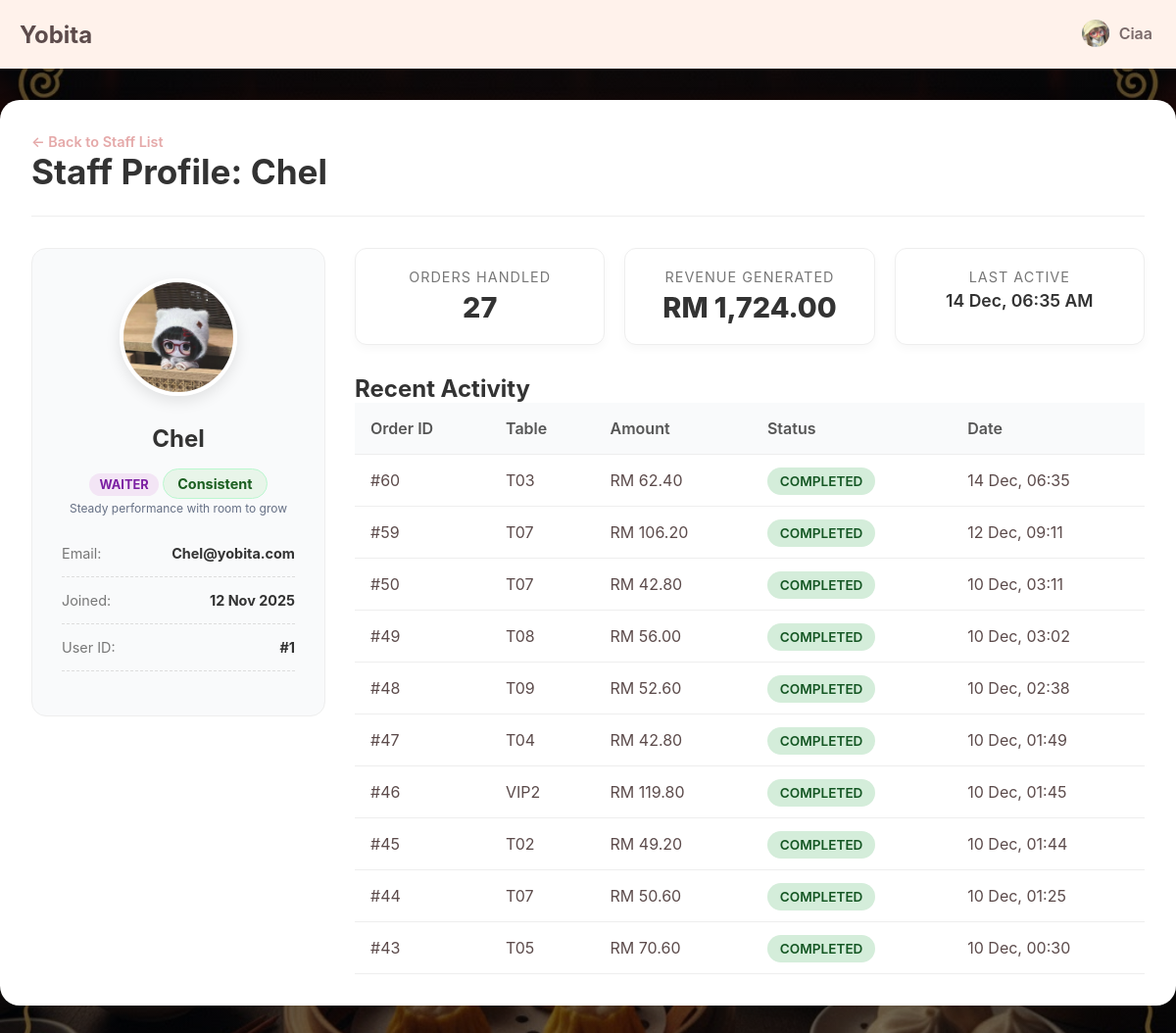
The app's page /admin/staffDetail.php?id=1 (signed in), older data.
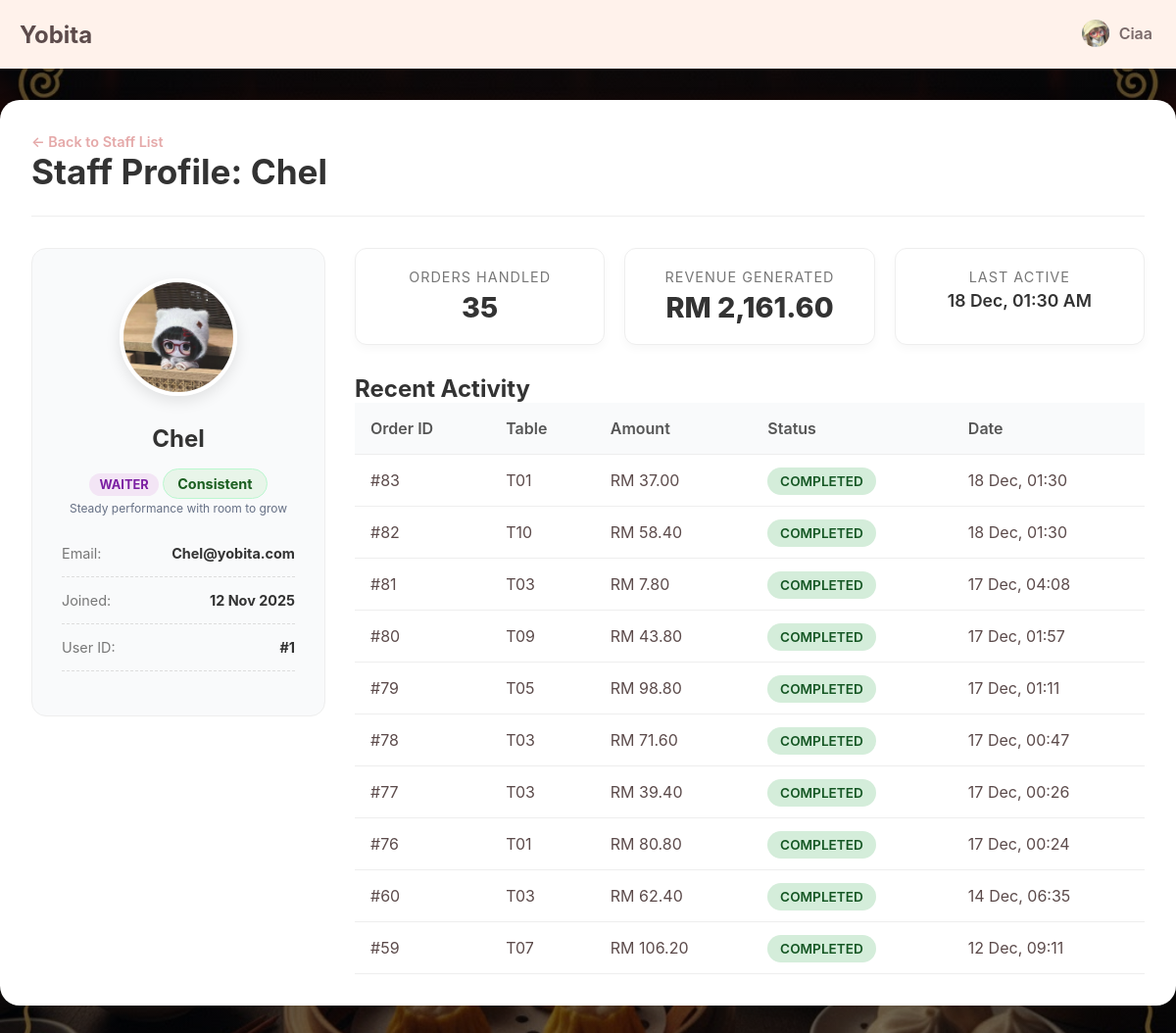
The same page, newer data.
### tables this page shows
CREATE TABLE `orders` (
  `id` int(10) UNSIGNED NOT NULL,
  `table_id` int(10) UNSIGNED NOT NULL,
  `user_id` int(10) UNSIGNED NOT NULL,
  `status` enum('pending','prepared','completed','cancelled') NOT NULL DEFAULT 'pending',
  `total_amount` decimal(10,2) DEFAULT 0.00,
  `created_at` timestamp NOT NULL DEFAULT current_timestamp(),
  `updated_at` timestamp NOT NULL DEFAULT current_timestamp() ON UPDATE current_timestamp()
);

CREATE TABLE `dining_tables` (
  `id` int(10) UNSIGNED NOT NULL,
  `table_number` varchar(10) NOT NULL,
  `capacity` int(11) NOT NULL DEFAULT 4,
  `status` enum('available','occupied','reserved') NOT NULL DEFAULT 'available'
);

### admin/staffDetail.php (the view, shortened to what the changed rows need)
<?php
require_once '../connection.php';
$waiter_id = (int)$_GET['id'];
$basePath = "../";
include '../_header.php';
try {
    $stmt = $pdo->prepare("SELECT * FROM staffs WHERE id = ?");
    $stmt->execute([$waiter_id]);
    $waiter = $stmt->fetch();
    $stmtStats = $pdo->prepare("
        SELECT
            COUNT(id) as total_orders,
            COALESCE(SUM(total_amount), 0) as total_revenue,
            MAX(created_at) as last_active
        FROM orders
        WHERE user_id = ?
    ");
    $stmtStats->execute([$waiter_id]);
    $stats = $stmtStats->fetch();
    $stmtOrders = $pdo->prepare("
        SELECT o.*, dt.table_number
        FROM orders o
        JOIN dining_tables dt ON o.table_id = dt.id
        WHERE o.user_id = ?
        ORDER BY o.created_at DESC
        LIMIT 10
    ");
    $stmtOrders->execute([$waiter_id]);
    $recent_orders = $stmtOrders->fetchAll();
} catch (PDOException $e) {
    die("Error: " . $e->getMessage());
}
?>
<link rel="stylesheet" href="<?php echo $basePath; ?>css/viewOrders.css">
<link rel="stylesheet" href="<?php echo $basePath; ?>css/manageStaff.css">
<main class="main-wrapper">
    <div class="admin-container">
        <div class="page-header">
            <h1>Staff Profile: <?php echo htmlspecialchars($waiter['username']); ?></h1>
        </div>
        <div class="waiter-detail-grid">
            <div class="profile-card">
                <h2><?php echo htmlspecialchars($waiter['username']); ?></h2>
            </div>
            <div class="stats-container">
                <div class="kpi-grid">
                    <div class="kpi-card">
                        <div class="kpi-label">Orders Handled</div>
                        <div class="kpi-value"><?php echo $stats['total_orders']; ?></div>
                    </div>
                    <div class="kpi-card">
                        <div class="kpi-label">Revenue Generated</div>
                        <div class="kpi-value">RM <?php echo number_format($stats['total_revenue'], 2); ?></div>
                    </div>
                    <div class="kpi-card">
                        <div class="kpi-label">Last Active</div>
                        <div class="kpi-value small">
                            <?php echo $stats['last_active'] ? date("d M, h:i A", strtotime($stats['last_active'])) : 'Never'; ?>
                        </div>
                    </div>
                </div>
                <div class="table-responsive">
                    <table>
                        <thead>
                            <tr>
                                <th>Order ID</th>
                                <th>Table</th>
                                <th>Amount</th>
                                <th>Status</th>
                                <th>Date</th>
                            </tr>
                        </thead>
                        <tbody>
                            <?php if (empty($recent_orders)): ?>
                                <tr><td colspan="5">No orders handled yet.</td></tr>
                            <?php else: ?>
                                <?php foreach ($recent_orders as $order): ?>
                                <tr>
                                    <td>#<?php echo $order['id']; ?></td>
                                    <td><?php echo $order['table_number']; ?></td>
                                    <td>RM <?php echo number_format($order['total_amount'], 2); ?></td>
                                    <td>
                                        <span class="status-badge status-<?php echo $order['status']; ?>">
                                            <?php echo ucfirst($order['status']); ?>
                                        </span>
                                    </td>
                                    <td><?php echo date("d M, H:i", strtotime($order['created_at'])); ?></td>
                                </tr>
                                <?php endforeach; ?>
                            <?php endif; ?>
                        </tbody>
                    </table>
                </div>
            </div>
        </div>
    </div>
</main>

Row changes from the older to the newer data that the page shows:
no longer on this page (row edited): orders: id "50", table.table_number "T07", total_amount "42.80", status "COMPLETED", created_at "10 Dec, 03:11"
no longer on this page (row edited): orders: id "49", table.table_number "T08", total_amount "56.00", status "COMPLETED", created_at "10 Dec, 03:02"
no longer on this page (row edited): orders: id "48", table.table_number "T09", total_amount "52.60", status "COMPLETED", created_at "10 Dec, 02:38"
no longer on this page (row edited): orders: id "47", table.table_number "T04", total_amount "42.80", status "COMPLETED", created_at "10 Dec, 01:49"
no longer on this page (row edited): orders: id "46", table.table_number "VIP2", total_amount "119.80", status "COMPLETED", created_at "10 Dec, 01:45"
no longer on this page (row edited): orders: id "45", table.table_number "T02", total_amount "49.20", status "COMPLETED", created_at "10 Dec, 01:44"
no longer on this page (row edited): orders: id "44", table.table_number "T07", total_amount "50.60", status "COMPLETED", created_at "10 Dec, 01:25"
no longer on this page (row edited): orders: id "43", table.table_number "T05", total_amount "70.60", status "COMPLETED", created_at "10 Dec, 00:30"
added orders: id "83", table.table_number "T01", total_amount "37.00", status "COMPLETED", created_at "18 Dec, 01:30"
added orders: id "82", table.table_number "T10", total_amount "58.40", status "COMPLETED", created_at "18 Dec, 01:30"
added orders: id "81", table.table_number "T03", total_amount "7.80", status "COMPLETED", created_at "17 Dec, 04:08"
added orders: id "80", table.table_number "T09", total_amount "43.80", status "COMPLETED", created_at "17 Dec, 01:57"
added orders: id "79", table.table_number "T05", total_amount "98.80", status "COMPLETED", created_at "17 Dec, 01:11"
added orders: id "78", table.table_number "T03", total_amount "71.60", status "COMPLETED", created_at "17 Dec, 00:47"
added orders: id "77", table.table_number "T03", total_amount "39.40", status "COMPLETED", created_at "17 Dec, 00:26"
added orders: id "76", table.table_number "T01", total_amount "80.80", status "COMPLETED", created_at "17 Dec, 00:24"
Text that changed along with them:
$stats['total_orders']: "27" → "35"
$stats['total_revenue']: "1,724.00" → "2,161.60"
date("d M, h:i A", strtotime($stats['last_active'])): "14 Dec, 06:35 AM" → "18 Dec, 01:30 AM"
